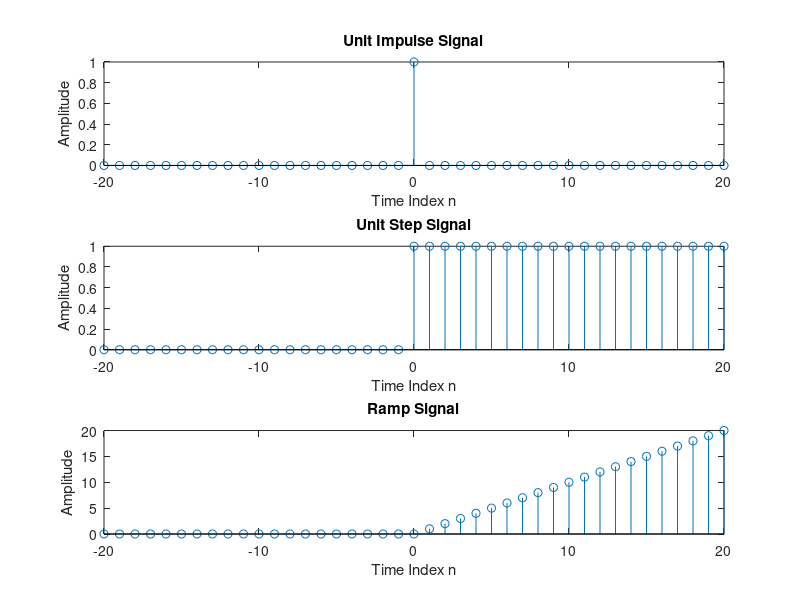

This figure's MATLAB source:
%DSP LAB ASSESSMENT - 1
%Generation of Signals

%Chirag Satapathy - 19BEI0107

clc
clear all
close all

%unit impulse signal
n = -20:20;
x = [zeros(1, 20) 1 zeros(1,20)];
subplot(3,1,1);
stem(n,x);
xlabel('Time Index n');
ylabel('Amplitude')
title('Unit Impulse Signal');

%unit step signal
y = [zeros(1, 20) 1 ones(1,20)];
subplot(3,1,2);
stem(n,y);
xlabel('Time Index n');
ylabel('Amplitude')
title('Unit Step Signal');

%ramp signal
z = [zeros(1, 21), 1:20];
subplot(3,1,3);
stem(n,z);
xlabel('Time Index n');
ylabel('Amplitude')
title('Ramp Signal');
